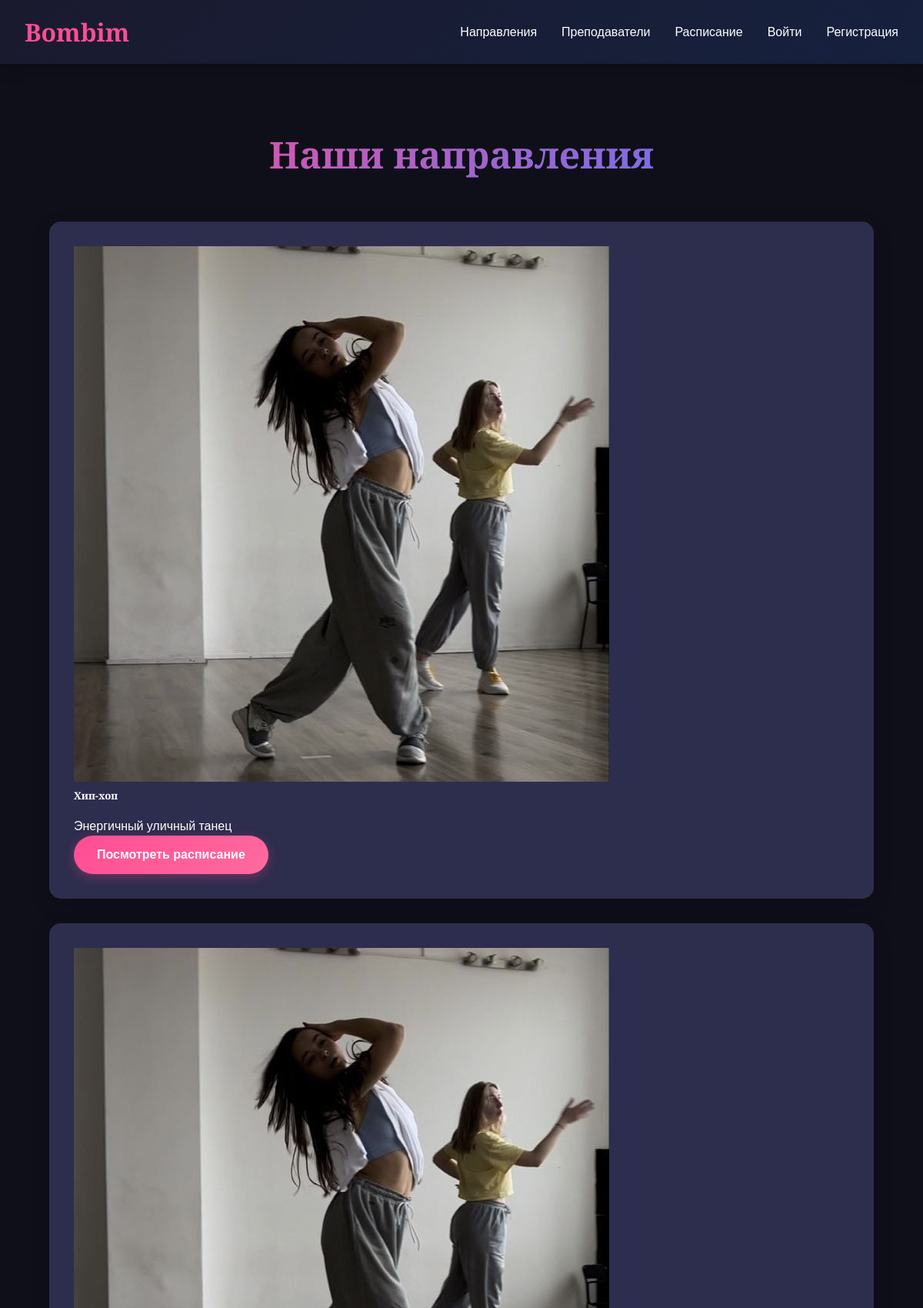
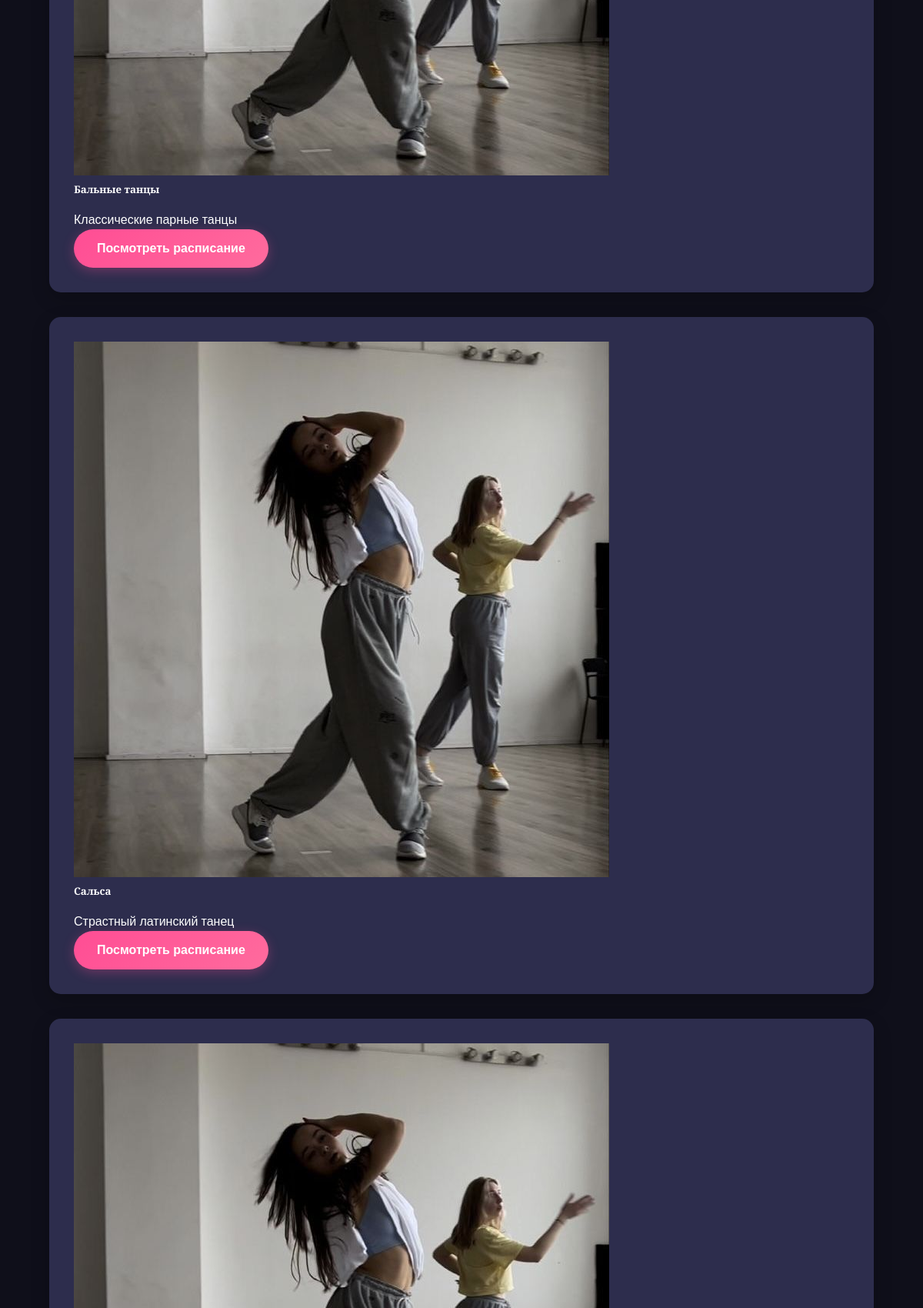
Page /styles/ (upper part) on the committed database (2 pictures, top to bottom).
### main/models.py (models this page shows, shortened)
class DanceStyle(models.Model):
    name = models.CharField(max_length=100)
    description = models.TextField()
    image = models.ImageField(upload_to='styles/')

### main/views.py (the view)
# urls.py: path('styles/', views.styles_view, name='styles'),
def styles_view(request):
    styles = DanceStyle.objects.all()
    return render(request, 'main/styles.html', {'styles': styles})

### templates/main/styles.html (shortened to what this page needs)
{% extends 'main/base.html' %}
{% block content %}
<div class="container mt-5">
    <h1 class="text-center mb-5">Наши направления</h1>
    <div class="row">
        {% for style in styles %}
        <div class="col-md-4 mb-4">
            <div class="card h-100">
                <img src="{{ style.image.url }}" class="card-img-top" alt="{{ style.name }}">
                <div class="card-body">
                    <h5 class="card-title">{{ style.name }}</h5>
                    <p class="card-text">{{ style.description|truncatewords:30 }}</p>
                </div>
                <div class="card-footer bg-transparent">
                    <a href="{% url 'schedule' %}?style={{ style.id }}" class="btn btn-primary w-100">
                        Посмотреть расписание
                    </a>
                </div>
            </div>
        </div>
        {% empty %}
        <div class="col-12">
            <div class="alert alert-info text-center">
                Направления пока не добавлены
            </div>
        </div>
        {% endfor %}
    </div>
</div>
{% endblock %}

### templates/main/base.html (style rules this page uses)
:root { --bg-primary: #0f0f1a; --bg-secondary: #1a1a2e; --bg-card: #2d2d4d; --accent-primary: #ff4d94; --accent-secondary: #4d79ff; --text-primary: #ffffff; --text-secondary: #b8b8d9; --success: #00cc99; --warning: #ffcc00; --danger: #ff4d4d; }
* { margin: 0; padding: 0; box-sizing: border-box; }
body { font-family: 'Montserrat', sans-serif; background: var(--bg-primary); color: var(--text-primary); line-height: 1.6; min-height: 100vh; display: flex; flex-direction: column; }
.container { max-width: 1200px; margin: 0 auto; padding: 0 2rem; }
.btn { display: inline-block; padding: 12px 30px; border: none; border-radius: 50px; text-decoration: none; font-weight: 600; text-align: center; transition: all 0.3s ease; cursor: pointer; font-size: 1rem; }
.btn-primary { background: linear-gradient(135deg, var(--accent-primary) 0%, #ff6b9d 100%); color: white; box-shadow: 0 4px 15px rgba(255, 77, 148, 0.3); }
.card { background: var(--bg-card); border-radius: 15px; padding: 2rem; margin-bottom: 2rem; box-shadow: 0 8px 25px rgba(0, 0, 0, 0.2); transition: transform 0.3s ease, box-shadow 0.3s ease; }
h1, h2, h3, h4, h5, h6 { font-family: 'Playfair Display', serif; color: var(--text-primary); margin-bottom: 1rem; }
h1 { font-size: 3rem; background: linear-gradient(135deg, var(--accent-primary) 0%, var(--accent-secondary) 100%); -webkit-background-clip: text; -webkit-text-fill-color: transparent; text-align: center; }
.text-center { text-align: center; }
.mt-5 { margin-top: 3rem; }
.mb-4 { margin-bottom: 2rem; }
.mb-5 { margin-bottom: 3rem; }

### rows in the picture
DanceStyle: image (picture), name "Хип-хоп", description "Энергичный уличный танец"
DanceStyle: image (picture), name "Бальные танцы", description "Классические парные танцы"
DanceStyle: image (picture), name "Сальса", description "Страстный латинский танец"
DanceStyle: image (picture)
